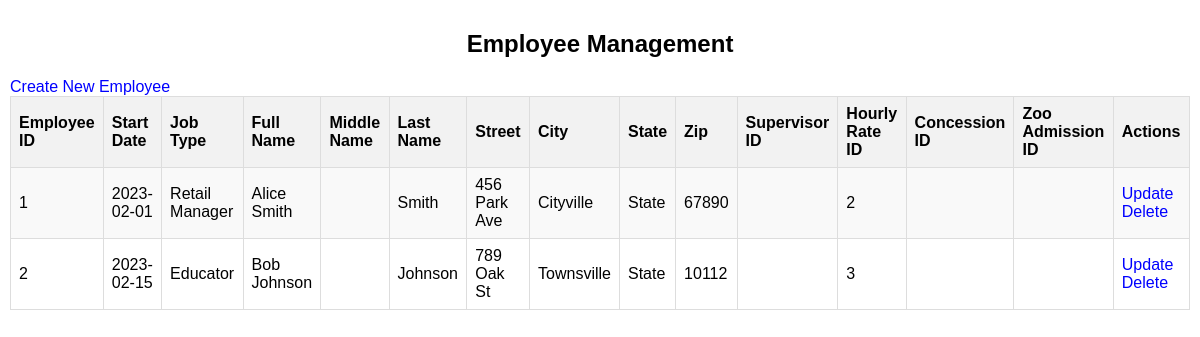
The page /asset_management/employees/view_employees.php on the database its author committed.
### tables this page shows
CREATE TABLE Employee (
EmployeeID INT PRIMARY KEY AUTO_INCREMENT,
StartDate VARCHAR(255) NOT NULL,
JobType VARCHAR(255) NOT NULL,
FirstName VARCHAR(255) NOT NULL,
MiddleName VARCHAR(255),
LastName VARCHAR(255) NOT NULL,
Street VARCHAR(255) NOT NULL,
City VARCHAR(255) NOT NULL,
State VARCHAR(255) NOT NULL,
Zip VARCHAR(255) NOT NULL,
SuperID INT,
HourlyRateID INT,
ConcessionID INT,
ZooAdmissionID INT,
FOREIGN KEY (SuperID) REFERENCES Employee(EmployeeID),
FOREIGN KEY (HourlyRateID) REFERENCES HourlyRate(ID),
FOREIGN KEY (ConcessionID) REFERENCES Concession(ID),
FOREIGN KEY (ZooAdmissionID) REFERENCES ZooAdmission(ID)
);

### asset_management/employees/view_employees.php (the view, shortened to what this page needs)
<?php
include '../includes/db_connection.php';
$sql = "SELECT * FROM Employee";
$result = $conn->query($sql);
?>
<!DOCTYPE html>
<html lang="en">
<head>
</head>
<body>
    <h2>Employee Management</h2>
    <a href="create_employee.php">Create New Employee</a>
    <table>
        <tr>
            <th>Employee ID</th>
            <th>Start Date</th>
            <th>Job Type</th>
            <th>Full Name</th>
            <th>Middle Name</th>
            <th>Last Name</th>
            <th>Street</th>
            <th>City</th>
            <th>State</th>
            <th>Zip</th>
            <th>Supervisor ID</th>
            <th>Hourly Rate ID</th>
            <th>Concession ID</th>
            <th>Zoo Admission ID</th>
            <th>Actions</th>
        </tr>
        <?php while ($row = $result->fetch_assoc()) : ?>
            <tr>
                <td><?php echo htmlspecialchars($row['EmployeeID']); ?></td>
                <td><?php echo htmlspecialchars($row['StartDate']); ?></td>
                <td><?php echo htmlspecialchars($row['JobType']); ?></td>
                <td><?php echo htmlspecialchars($row['FirstName']) . ' ' . htmlspecialchars($row['LastName']); ?></td>
                <td><?php echo htmlspecialchars($row['MiddleName']); ?></td>
                <td><?php echo htmlspecialchars($row['LastName']); ?></td>
                <td><?php echo htmlspecialchars($row['Street']); ?></td>
                <td><?php echo htmlspecialchars($row['City']); ?></td>
                <td><?php echo htmlspecialchars($row['State']); ?></td>
                <td><?php echo htmlspecialchars($row['Zip']); ?></td>
                <td><?php echo htmlspecialchars($row['SuperID']); ?></td>
                <td><?php echo htmlspecialchars($row['HourlyRateID']); ?></td>
                <td><?php echo htmlspecialchars($row['ConcessionID']); ?></td>
                <td><?php echo htmlspecialchars($row['ZooAdmissionID']); ?></td>
                <td>
                    <a href="update_employee.php?id=<?php echo htmlspecialchars($row['EmployeeID']); ?>">Update</a>
                    <a href="delete_employee.php?id=<?php echo htmlspecialchars($row['EmployeeID']); ?>">Delete</a>
                </td>
            </tr>
        <?php endwhile; ?>
    </table>
</body>
</html>

### asset_management/employees/view_employees.php (style rules this page uses)
body { font-family: Arial, sans-serif; margin: 0; padding: 10px; }
h2 { text-align: center; }
a { color: blue; text-decoration: none; }
table { width: 100%; border-collapse: collapse; }
th, td { border: 1px solid #ddd; padding: 8px; text-align: left; }
th { background-color: #f2f2f2; }
tr:nth-child(even) { background-color: #f9f9f9; }

### rows shown on the page
employee: EmployeeID "1", StartDate "2023-02-01", JobType "Retail Manager", FirstName "Alice", LastName "Smith", Street "456 Park Ave", City "Cityville", State "State", Zip "67890", HourlyRateID "2"
employee: EmployeeID "2", StartDate "2023-02-15", JobType "Educator", FirstName "Bob", LastName "Johnson", Street "789 Oak St", City "Townsville", State "State", Zip "10112", HourlyRateID "3"
